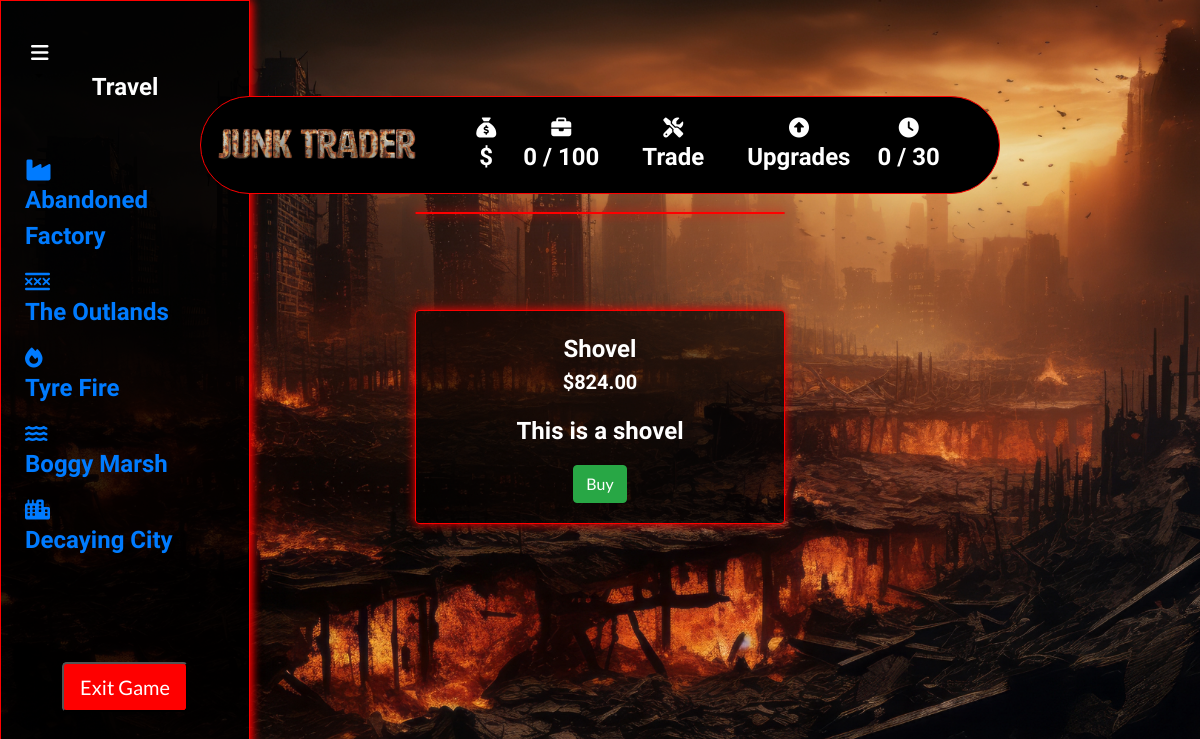
Before: /collectables/1/ with the older database file.
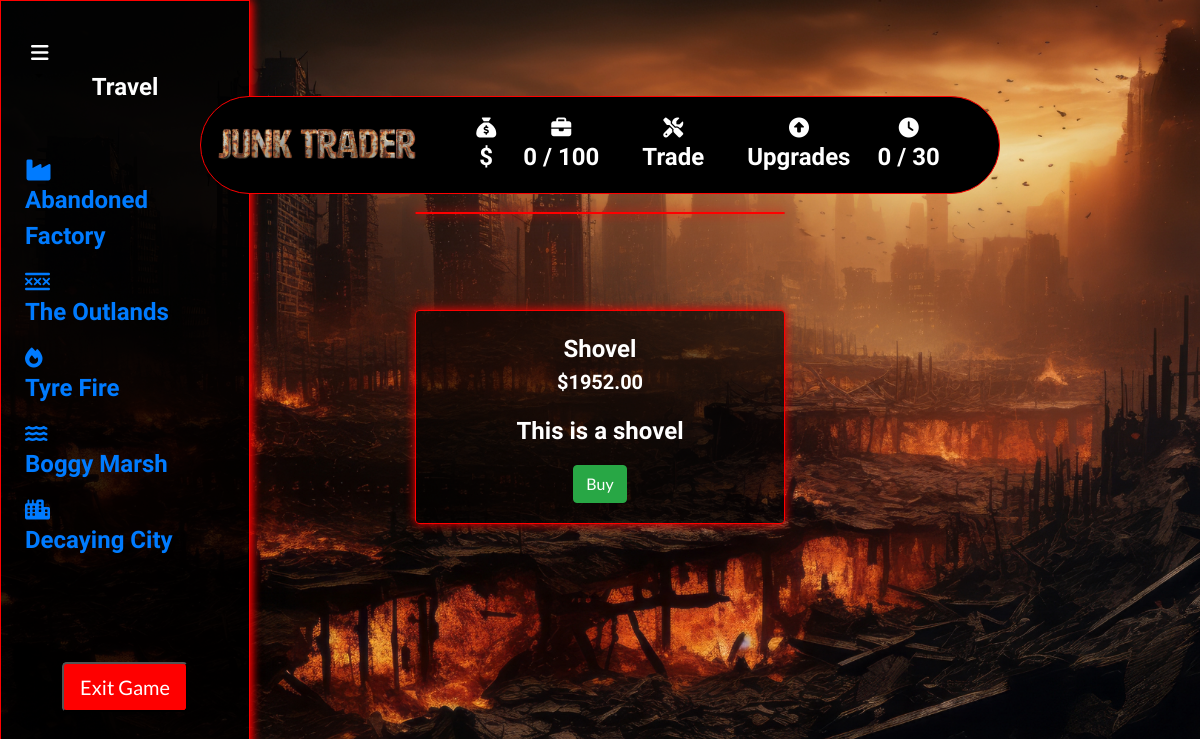
After: the same page with the newer database file.
### collectables/models.py (models this page shows, shortened)
class Collectable(models.Model):
    name = models.CharField(max_length=254)
    description = models.TextField()
    price = models.DecimalField(max_digits=6, decimal_places=2)
    previous_price = models.DecimalField(max_digits=10, decimal_places=2, default=0)
    image_url = models.URLField(max_length=1024, null=True, blank=True)
    image = models.ImageField(null=True, blank=True)
    glb_file = models.FileField(upload_to='glb_files/', null=True, blank=True)

### collectables/views.py (the view)
# urls.py: path('<int:collectable_id>/', views.collectable_detail, name='collectable_detail'),
def collectable_detail(request, collectable_id):
    collectable = get_object_or_404(Collectable, pk=collectable_id)
    context = {
        'collectable': collectable,
    }
    return render(request, 'collectables/collectable_detail.html', context)

### backpack/contexts.py (called while the page is built, shortened)
def backpack_contents(request):
    backpack_items = []
    total = 0
    total_quantity = 0
    collectable_count = 0
    backpack = request.session.get('backpack', {})
    grand_total = total
    context = {
        'backpack_items': backpack_items,
        'total': total,
        'total_quantity': total_quantity,
        'collectable_count': collectable_count,
        'grand_total': grand_total,
    }
    return context

def total_amount(request):
    total_amount = [0]
    return {'total_amount': total_amount}

def days_played(request):
    return {'days_played': request.session.get('days_played', 0)}

### collectables/templates/collectables/collectable_detail.html (shortened to what this page needs)
{% extends "base.html" %}
{% load static %}
{% block page_header %}
<div class="container header-container">
</div>
{% endblock %}
{% block content %}
<div class="container-fluid">
    <div class="row">
        <div class="col-md-3">
            <div class="fixed-panel">
                {% include 'includes/fixed_panel.html' %}
            </div>
        </div>
    </div>
</div>
<div class="container-fluid">
    <div class="row justify-content-center">
        <div class="col-12 col-md-6 col-lg-4">
            <div class="card box my-5">
            </div>
        </div>
    </div>
    <div class="row justify-content-center">
        <div class="col-12 col-md-6 col-lg-4">
            <div class="card box product-details-container mb-5 mt-md-5">
                <div class="card-body text-white text-center">
                    <p class="card-title mb-0">{{ collectable.name }}</p>
                    <p class="lead mb-0 font-weight-bold">${{ collectable.price }}</p>
                    <p class="card-text mt-3">{{ collectable.description }}</p>
                    <button type="button" class="btn btn-success" data-toggle="modal" data-target="#buyModal{{ collectable.id }}">
                        Buy
                    </button>
                </div>
            </div>
        </div>
    </div>
</div>
{% endblock %}

Changed rows visible on the page:
changed Collectable "Shovel": price "824.00" → "1952.00"
